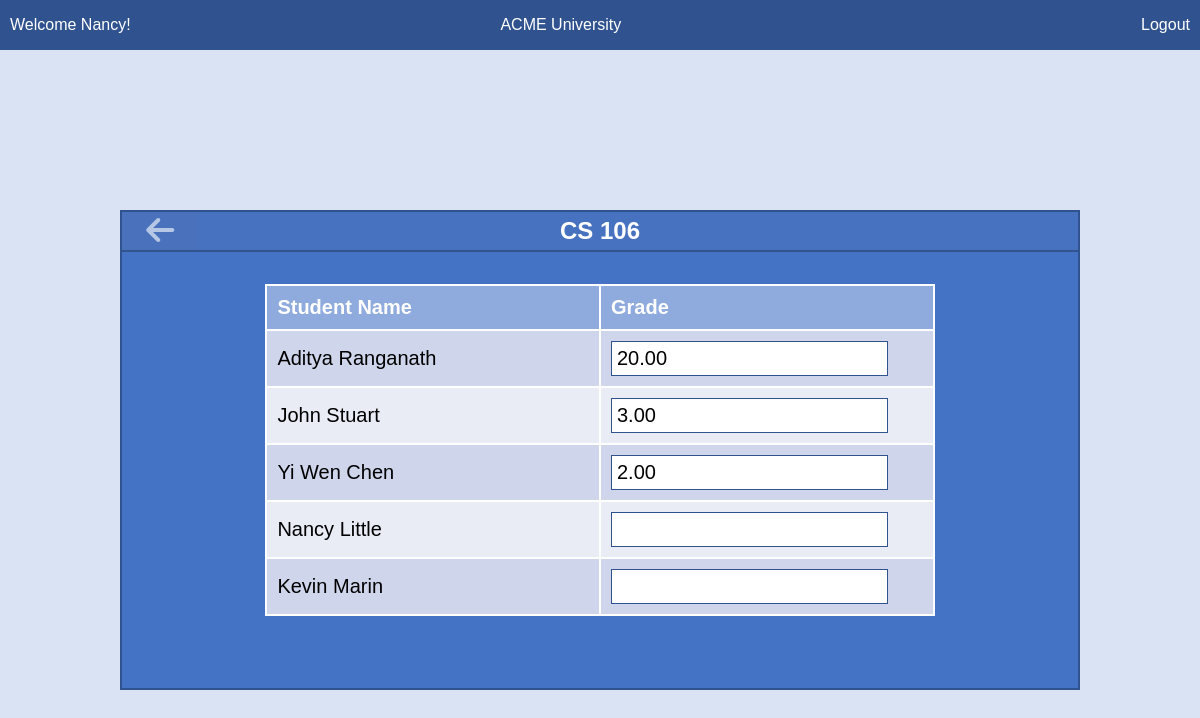
/editGrade/1/ (signed in), run on an earlier commit of the app's database.
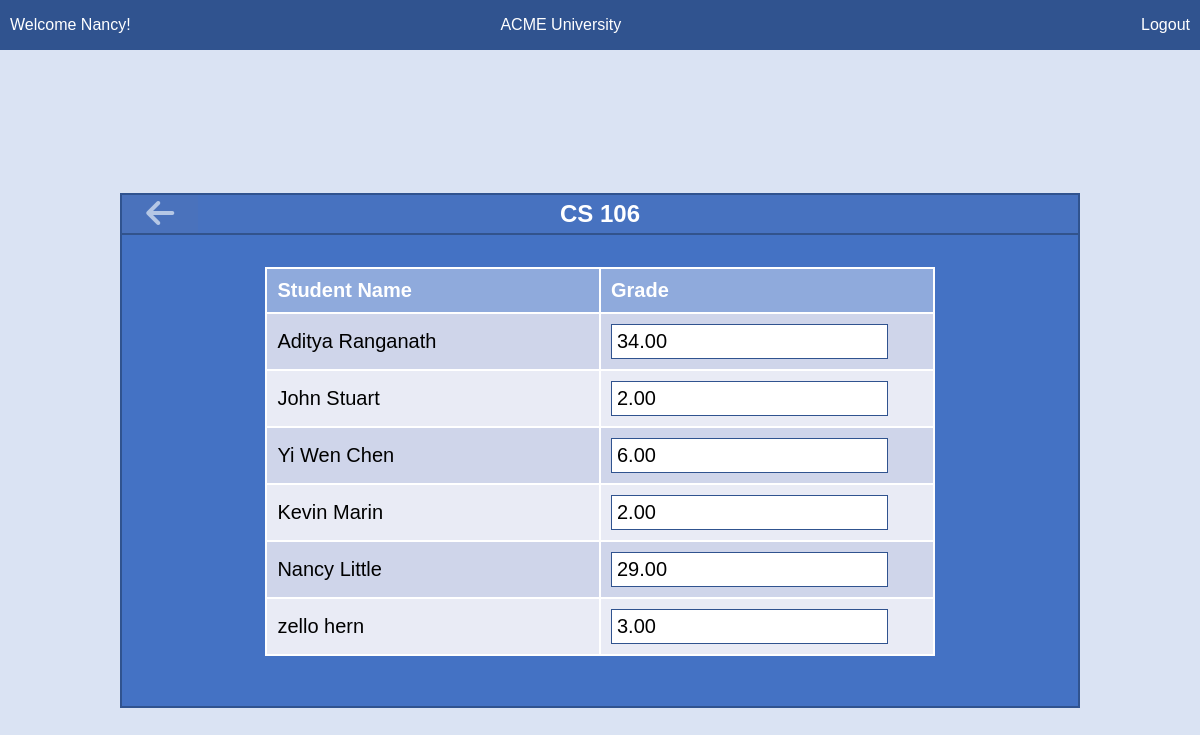
And on a later commit of the database.
### base/models.py (models this page shows, shortened)
class Student(models.Model):
    student_user = models.OneToOneField(User, on_delete=models.CASCADE, related_name='student')
    username = models.CharField(max_length=200, blank=True, null=True)
    first_name = models.CharField(max_length=200, blank=True, null=True)

class Course(models.Model):
    instructor = models.ForeignKey(Teacher, on_delete=models.CASCADE, related_name='courses')
    course = models.CharField(max_length=100)
    students = models.ManyToManyField('Student', related_name='courses')
    schedule = models.CharField(max_length=100, blank=True, null=True)
    capacity = models.IntegerField()
    def __str__(self):
        return str(self.course)

class Enrollment(models.Model):
    student = models.ForeignKey(Student, on_delete=models.CASCADE, related_name='enrollments')
    course = models.ForeignKey(Course, on_delete=models.CASCADE, related_name='enrollments')
    grade = models.DecimalField(max_digits=5, decimal_places=2, null=True, blank=True)
    class Meta:
        unique_together = ('student', 'course')

### base/views.py (the view)
# urls.py: path('editGrade/<int:course_id>/', views.editGrade, name='editGrade'),
@login_required(login_url='login')
def editGrade(request, course_id):
    course = Course.objects.get(id=course_id)
    enrollments = Enrollment.objects.filter(course=course)
    if request.method == 'POST':
        formset = EnrollmentFormSet(request.POST, queryset=enrollments)
        if formset.is_valid():
            formset.save()
            return redirect('home')
        else:
            print(formset.errors)
    else:
        formset = EnrollmentFormSet(queryset=enrollments)
    context = {'enrollments': enrollments, 'formset': formset, 'course': course}
    return render(request, 'base/editing.html', context)

### base/templates/base/editing.html (shortened to what this page needs)
  {% extends 'main.html' %} {% block content %}
  <div class="flex-container">
  <div class="mid-container">
  <div class="title-container">
    <div class="item">
        <button class="click" id="button4" onclick="submitForm(event)"><i class="fas fa-arrow-left arrow-icon" style="color: rgb(181, 199, 229);"></i></i></button>
      <h2 id="button3" >{{course}}</h2>
  </div>
</div>
  <div class="table-container">
    <form method="post">
        <table id="first">
            <col style="width: 50%" />
            <col style="width: 50%" />
            <tr>
                <th>Student Name</th>
                <th>Grade</th>
            </tr>
            {% for form in formset %}
                <tr>
                    <td>{{ form.instance.student.username }}</td>
                    <td>{{ form.grade }}</td>
                </tr>
            {% endfor %}
        </table>
    </form>
</div>
</div>
</div>
{% endblock %}

### templates/main.html (shortened to what this page needs)
<!DOCTYPE html>
{% load static %}
<html lang="en">
<head>
    <link rel="stylesheet" href="{% static 'styles/second.css' %}">
</head>
<body>
    {% include 'navbar.html' %}
    {% block content %}
    {% endblock %}
</body>
</html>

### templates/navbar.html
<nav class="navbar">
    <div class="nav-left">
{% if request.user.teacher %}
        <span>Welcome Dr {{ request.user.teacher.last_name }}!</span>
    {% else %}
        <span>Welcome {{ request.user.student.first_name }}!</span>
    {% endif %}
    </div>
    <div class="nav-center">
        <span>ACME University</span>
    </div>
    <div class="nav-right">
        <a href="{% url 'logout' %}">Logout</a>
    </div>
</nav>

### static/styles/second.css (style rules this page uses)
* { box-sizing: border-box; margin: 0; padding: 0; }
body { font-family: Arial, Helvetica, sans-serif; }
.flex-container { background-color: rgb(218, 227, 243); display: flex; height: 100vh; justify-content: center; align-items: center; }
.mid-container { display: grid; grid-template-rows: auto 1fr; justify-items: center; min-width: 80vw; min-height: 60vh; background-color: rgb(68, 114, 196); border: 2px solid rgb(48, 83, 143); }
.title-container { position: relative; background-color: white; width: 100%; display: flex; text-align: center; }
.item { width: 100%; display: flex; align-items: center; }
input { font-size: 20px; border: 1.9px solid rgb(48, 83, 143); padding: 5px; }
.table-container { width: 100%; overflow-x: auto; text-align: center; }
table { margin: 50px; margin-top: 4vh; min-width: 70%; min-height: 80%; border-collapse: collapse; display: inline-table; font-size: 20px; }
td { border: 2px solid white; padding: 10px; text-align: start; }
th { color: white; border: 2px solid white; padding: 10px; text-align: start; background-color: rgb(143, 170, 220); }
tr:nth-child(even) { background-color: rgb(207, 213, 234); }
tr:nth-child(odd) { background-color: rgb(233, 235, 245); }
button { font-size: 24px; }
.arrow-icon { font-size: 2rem; }
#button3 { display: flex; justify-content: center; align-items: center; color: white; background-color: rgb(71, 114, 192); width: 100%; min-height: 5vh; border-top: none; border-left: none; border-right: none; border-bottom: 2px solid rgb(50, 83, 140); }
#button4 { position: absolute; left: 0; height: 100%; width: 8%; border:none; border-bottom: 2px solid rgb(50, 83, 140); ; background-color: rgb(74, 114, 188); }
.navbar { display: flex; justify-content: space-between; align-items: center; background-color: rgb(48, 83, 143); padding: 10px; color: white; height: 50px; font-family: Arial, Helvetica, sans-serif; font-size: 100%; }
.nav-center { margin-right: 150px; }
.nav-right a { color: white; text-decoration: none; }

What changed in the data, as far as the page shows it:
added Enrollment: instance.student.username "zello hern"
Also different on the page:
form field grade: "20.00" → "34.00"
form field grade: "3.00" → "2.00"
form field grade: "2.00" → "6.00"
new list line: "2.00"
new list line: "29.00"
new list line: "3.00"
